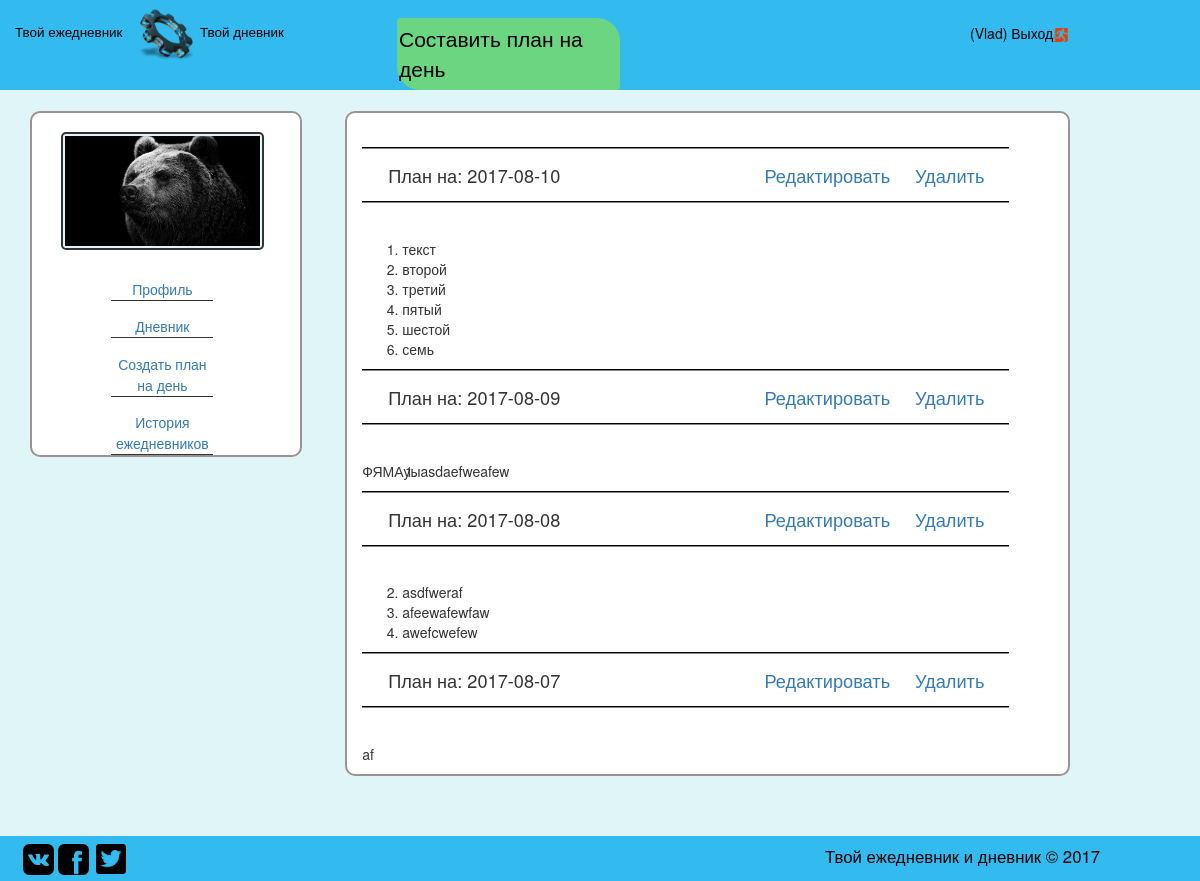
The app's page /history-organizer.php (signed in) with its own data.
### tables this page shows
CREATE TABLE IF NOT EXISTS `users` (
  `id` int(11) NOT NULL,
  `diary_id` int(11) NOT NULL,
  `name` varchar(255) NOT NULL,
  `email` varchar(255) NOT NULL,
  `password` varchar(255) NOT NULL,
  `image` varchar(255) NOT NULL DEFAULT 'user.jpg'
);

CREATE TABLE IF NOT EXISTS `organizer` (
  `id` int(11) NOT NULL,
  `user_id` int(11) NOT NULL,
  `text` text NOT NULL,
  `date` datetime NOT NULL
);

### db.php (called while the page is built, shortened)
<?php
	require_once "functions.php";
	$mysqli = false;
	function getInfoUser ($id = false, $login = false) {
		global $mysqli;
		if ($id === false) {
			$result = $mysqli->query("SELECT * FROM `users` WHERE name='$login'");
		}
		else {
			$result = $mysqli->query("SELECT * FROM `users` WHERE id = $id");
		}
	    return $result->fetch_assoc();
	}
	function getOrganizers($id) {
		global $mysqli;
		$result = $mysqli->query("SELECT * FROM `organizer` WHERE user_id = $id ORDER BY date DESC");
		return resultToArray($result);
	}
	function resultToArray ($result) {
		$array = array ();
		while (($row = $result->fetch_assoc()) != false)
			$array[] = $row;
		return $array;
	}
?>

### functions.php (called while the page is built, shortened)
<?php
	function dateOrTime($argument, $second = false, $date = false){
		$result = explode(" ", $argument);
		if ($date) {
			return $result[0];
		}
	}
?>

### history-organizer.php (the view, shortened to what this page needs)
<!DOCTYPE html>
<html>
<head>
	<?php
		require_once "blocks/head.php";
	?>
</head>
<body id="bod">
	<?php require_once "blocks/header.php"; ?>
	<div class="container">
		<div class="row">
			<div class="col-md-12">
				<?php require_once "blocks/menu.php"; ?>
				<div class="col-md-8" id="content">
					<div class="row">
						<div class="col-md-12 space">
						<?php
							$res = getOrganizers($_SESSION['id']);
							for ($i=0; $i < count($res); $i++) {
								echo '<div class="diary-time">План на: ' . dateOrTime($res[$i]["date"], false, true) . '<a href="delete-organizer.php?id='.$res[$i]["id"].'" name="del"><span>Удалить</span></a><a href="update-organizer.php?id='.$res[$i]["id"].'" name="go"><span>Редактировать</span></a></div>';
								echo "<p class=\"diary-text\">" . $res[$i]["text"] . "</p>";
							}
						?>
						</div>
					</div>
				</div>
			</div>
		</div>
	</div>
	<?php require_once "blocks/footer.php"; ?>
</body>
</html>

### blocks/head.php (shortened to what this page needs)
<link rel="stylesheet" type="text/css" href="style/css.css">
<link rel="stylesheet" type="text/css" href="bootstrap-3.3.7-dist/css/bootstrap.css">
<link href="style/jquery-ui.css" rel="stylesheet">
<?php require_once "db.php"; ?>
<?php require_once "functions.php"; ?>

### blocks/header.php (shortened to what this page needs)
<header id="header">
	<div class="row">
		<div class="col-md-12">
			<div class="col-md-4 col-sm-6 col-xs-12">
				<a href="/main.php" id="text-logo">Твой ежедневник<img src="image/Settings-icon.png" alt="logo" id="logo">Твой дневник</a>
			</div>
			<div class="col-md-3 col-sm-4 col-xs-12" id="div-header">
				<a href="create-organizer.php" id="button">
					<div>
						Составить план на день
					</div>
				</a>
			</div>
			<div class="col-md-2 col-sm-2 col-xs-12" id="exit">
				<a href="exit.php">(<?php echo $_SESSION['login'];?>) Выход<img src="image/exit-512.png" /></a>
			</div>
		</div>
	</div>
</header>

### blocks/menu.php (shortened to what this page needs)
<div class="col-md-3" id="menu">
	<div class="row">
		<div class="col-md-12" id="ava">
			<?php $user = getInfoUser($_SESSION['id'], false); ?>
			<div>
				<?php echo " <img src=\"image/profile/" . $user['image'] . "\"> ";?>
			</div>
		</div>
	</div>
	<div class="row">
		<div class="col-md-12">
			<ul type="none">
				<a href="profile.php"><li>Профиль<span></span></li></a>
				<a href="diary.php"><li>Дневник</li></a>
				<a href="create-organizer.php"><li>Создать план на день</li></a>
				<a href="history-organizer.php"><li>История ежедневников</li></a>
			</ul>
		</div>
	</div>
</div>

### blocks/footer.php
<footer>
	<div class="row">
		<div class="col-md-12">
			<div id="left">
				<a href="https://vk.com/id108428484"><img id="vk" src="image/vk.png"></a>
				<a href="https://www.facebook.com/profile.php?id=100012735551175"><img id="fb" src="image/fb.png"></a>
				<a href="#"><img id="tw" src="image/tw.png"></a>
			</div>
			<div id="right">Твой ежедневник и дневник &copy; <?= date("Y") ?></div>
		</div>
	</div>
</footer>

### style/css.css (style rules this page uses)
body { margin: 0% !important; padding: 0% !important; }
.row { width: 98%; padding: 0px; margin: 0px; }
a { text-decoration: none !important; }
.col-md-12, .col-lg-12, .col-xs-12, .col-sm-12 { margin: 0%; padding: 0%; }
#bod { background: #DFF5F8; }
#header { background-color: #33bbf0; }
#logo { margin:2% 2% 2% 5%; width: 15%; }
#text-logo { color: #000; font-size: 96%; }
#exit img { width: 9%; }
#exit { margin: 2% 0% 0% 0%; }
#exit a { color: #000; }
#button div { background: #6bd582; width: 87%; font-size: 150%; color: #000; margin: 7% 0% 0% 0%; border: 2px solid transparent; padding: 1% 0% 2% 0%; border-top-right-radius: 23px; border-top-left-radius: 4px; border-bottom-left-radius: 23px; border-bottom-right-radius: 4px; }
#menu { margin: 2% 0% 6% 0%; border: 2px solid #9C9292; border-radius: 10px; background: #fff; }
#ava img { width: 100%; }
#ava { margin: 8% 0% 6% 6%; }
#ava div { width: 100%; background: #DFF5F8; padding: 1% 1% 1% 1%; border-radius: 5px; border: 2px solid #333; }
#menu ul { line-height: 150%; width: 70%; margin: 0% 0% 0% 12%; }
#menu ul li { border-bottom: 1px solid #333; margin-top: 15%; text-align: center; }
#content { border: 2px solid #9C9292; border-radius: 10px; margin: 2% 0% 0% 4%; background: #fff; }
#content p, #content #empty-img { float: left; }
footer { bottom: 0; width: 100%; margin: 5% 0% 0% 0%; background: #33bbf0; }
#left, #right { float: left; }
#left #vk, #left #fb { width: 20%; margin: 5% 0% 4% 0%; }
#left #tw { width: 23%; }
#left { margin-left: 2%; }
#right { float: right; margin: 0.7% 4% 0% 2%; color: #000; font-size: 120%; }
.diary-time { float: left; width: 100%; font-size: 130%; padding: 2% 0% 2% 4%; border-top: 2px groove #333; border-bottom: 2px groove #333; }
.diary-time span { float: right; }
.diary-time a { float: right; margin-right: 4%; }
.diary-text { text-align: justify; padding: 2% 4% 2% 4%; width: 100%; overflow-x:hidden; }
.space { margin-top: 5%; }

### records on screen
users: image (picture)
organizer: date "2017-08-10", text "текст второй третий пятый шестой семь"
organizer: date "2017-08-09", text "ФЯМАуы"
organizer: date "2017-08-08", text "asdaefweafew asdfweraf afeewafewfaw awefcwefew"
organizer: date "2017-08-07", text "af"

### other values on screen
$_SESSION['login'] "Vlad"
